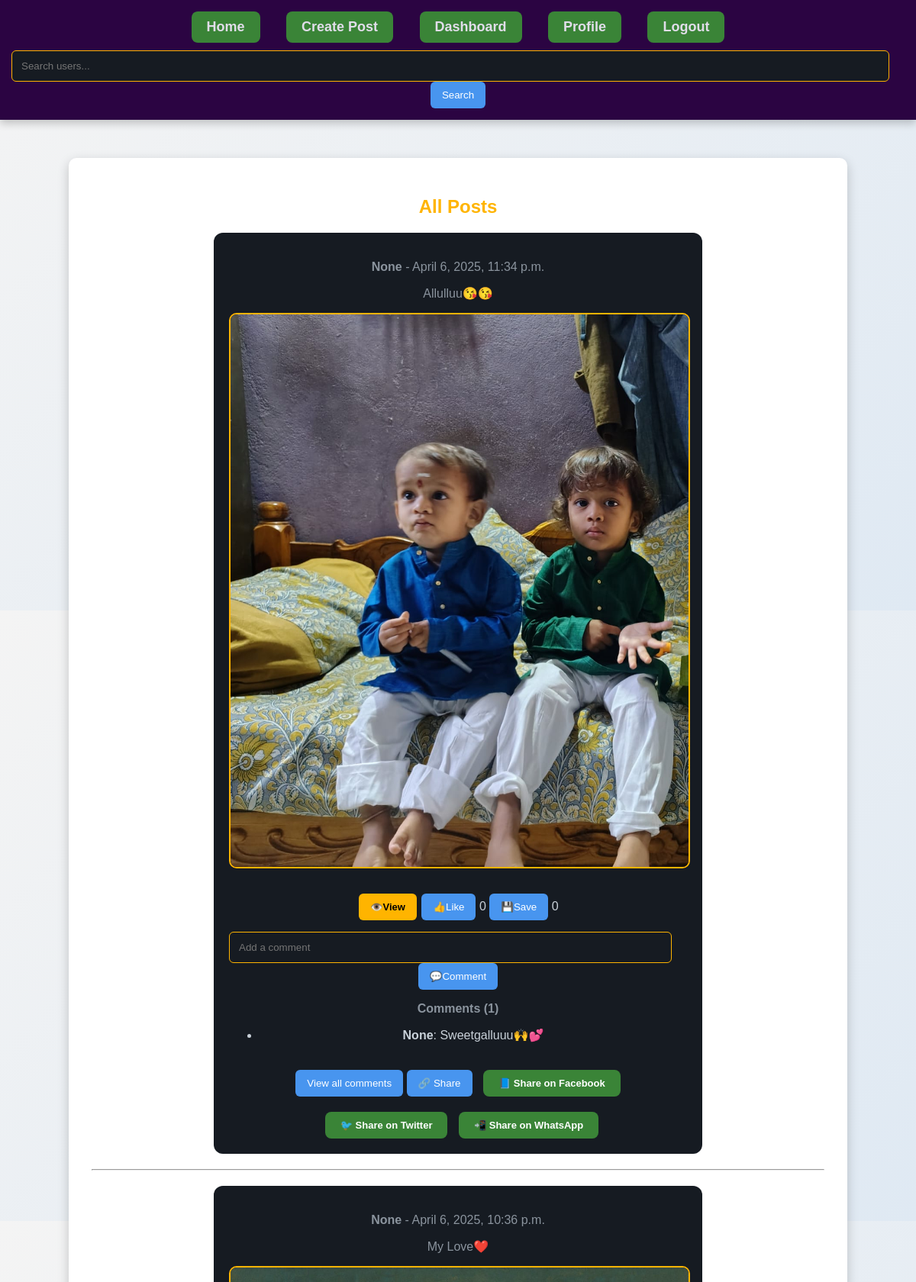
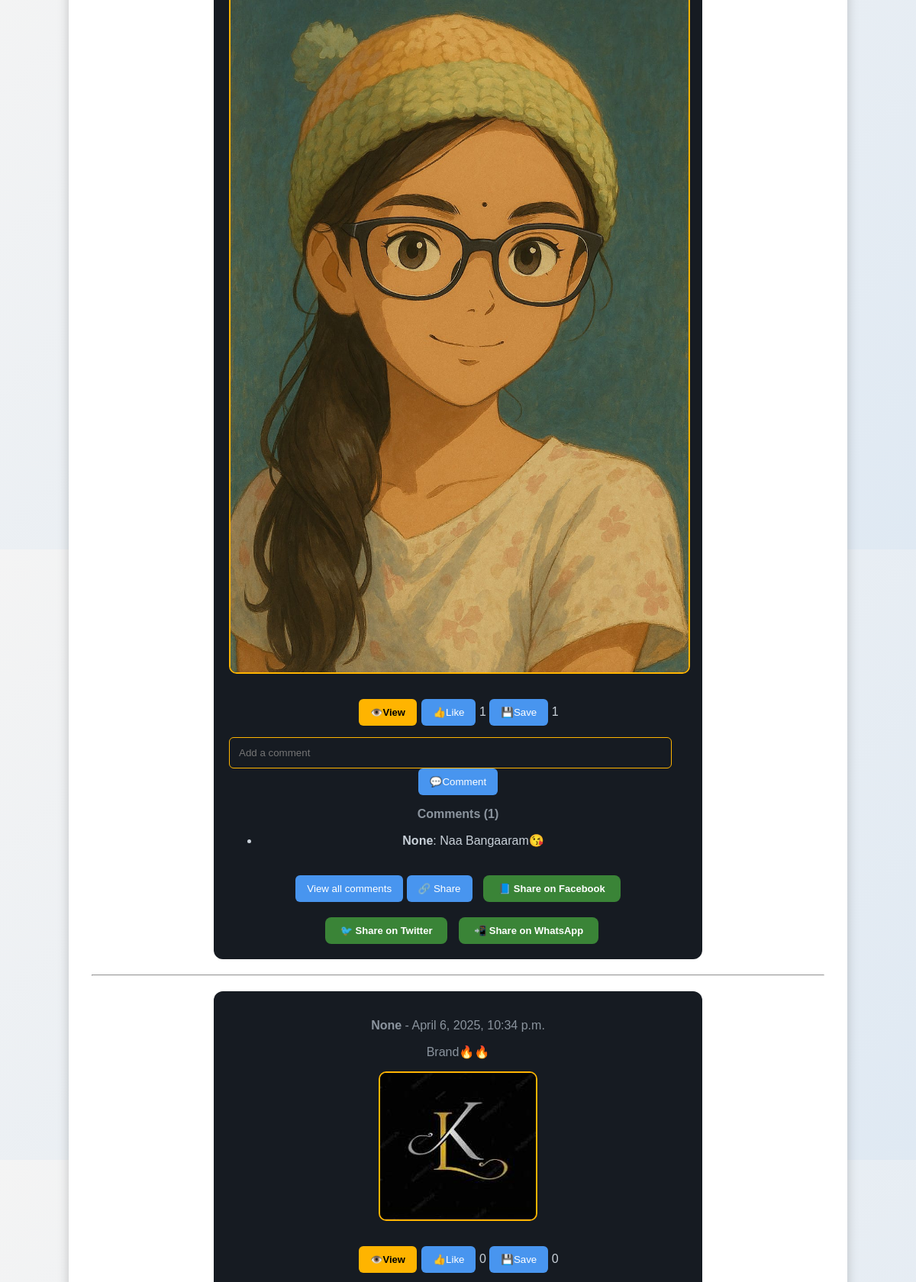
/posts/ (upper part), run on the app's committed database (2 pictures, top to bottom).
### posts/models.py (models this page shows, shortened)
class Post(models.Model):
    user = models.ForeignKey(User, on_delete=models.CASCADE, related_name="posts")
    content = models.TextField()
    image = models.ImageField(upload_to="post_images/", null=True, blank=True)
    created_at = models.DateTimeField(auto_now_add=True)
    updated_at = models.DateTimeField(auto_now_add=True)
    likes = models.ManyToManyField(User, related_name="liked_posts", blank=True)
    saved_by = models.ManyToManyField(User, related_name="saved_posts", blank=True)
    class Meta:
        ordering = ["-created_at"]  # Show latest posts first
        verbose_name_plural = "Posts"
    def total_likes(self):
        return self.likes.count()
    def total_saves(self):
        return self.saved_by.count()

class Comment(models.Model):
    user = models.ForeignKey(User, on_delete=models.CASCADE)
    post = models.ForeignKey(Post, on_delete=models.CASCADE, related_name="comments")
    content = models.TextField()
    created_at = models.DateTimeField(auto_now_add=True)
    class Meta:
        ordering = ["-created_at"]  # Show latest comments first
        verbose_name_plural = "Comments"

### users/models.py (models this page shows, shortened)
class CustomUser(AbstractBaseUser, PermissionsMixin):
    name = models.CharField(max_length=20)
    email = models.EmailField(unique=True)
    age = models.IntegerField()
    phone= models.CharField(max_length=15, unique=True, null=True, blank=True)
    otp = models.CharField(max_length=6, null=True, blank=True)
    profile_pic = models.ImageField(upload_to='profile_pics/', null=True, blank=True)
    username = models.CharField(max_length=30, unique=True, null=True, blank=True)
    bio = models.TextField(null=True, blank=True)
    first_name = models.CharField(max_length=30, null=True, blank=True)
    last_name = models.CharField(max_length=30, null=True, blank=True)
    gender = models.CharField(max_length=10, choices=[("Male", "Male"), ("Female", "Female"), ("Other", "Other")], null=True, blank=True)
    location = models.CharField(max_length=100, null=True, blank=True)
    linkedin = models.URLField(null=True, blank=True)
    github = models.URLField(null=True, blank=True)
    is_active = models.BooleanField(default=True)
    is_staff = models.BooleanField(default=False)
    firebase_uid = models.CharField(max_length=50, blank=True, null=True)
    followers = models.ManyToManyField('self', symmetrical=False, related_name='following', blank=True)
    objects = CustomUserManager()
    USERNAME_FIELD = "email"
    REQUIRED_FIELDS = ["name", "age", "phone"]

### posts/views.py (the view)
# urls.py: path('', PostListView.as_view(), name='post-list'),
class PostListView(ListView):
    model = Post
    template_name = 'posts/post_list.html'
    context_object_name = 'posts'
    ordering = ['-created_at']

### posts/templates/posts/post_list.html (shortened to what this page needs)
{% extends 'posts/base.html' %}
{% load static %}
{% block content %}
<link rel="stylesheet" href="{% static 'posts/post_list.css' %}">
<h2>All Posts</h2>
{% for post in posts %}
    <div class="post" data-post-id="{{ post.id }}">
        <p><strong>{{ post.user.username }}</strong> - {{ post.created_at }}</p>
        <p>{{ post.content }}</p>
        {% if post.image %}
            <img src="{{ post.image.url }}" alt="Post Image" style="max-width: 100%; height: auto;">
        {% endif %}
        <br>
        <a href="{% url 'post-detail' post.id %}" class="btn btn-primary">👁️View</a>
        <form action="{% url 'like-post' post.id %}" method="POST" style="display: inline;">
            <button class="like-btn" data-post-id="{{ post.id }}">
                {% if request.user in post.likes.all %}
                    👎UnLike
                {% else %}
                    👍Like
                {% endif %}
            </button>
            <span id="like-count-{{ post.id }}">{{ post.total_likes }}</span>
        </form>
        <form action="{% url 'save-post' post.id %}" method="POST" style="display: inline;">
            <button type="submit">
                {% if request.user in post.saved_by.all %}
                    ❌UnSave
                {% else %}
                    💾Save
                {% endif %}
            </button>
            <span>{{ post.total_saves }}</span>
        </form>
        <form action="{% url 'add-comment' post.id %}" method="POST">
            <input type="text" name="content" placeholder="Add a comment" required>
            <button type="submit">💬Comment</button>
        </form>
        <p><strong>Comments ({{ post.comments.count }})</strong></p>
        {% if post.comments.exists %}
            <ul id="limited-comments-{{ post.id }}">
                {% for comment in post.comments.all|slice:"-2:" %}
                    <li><strong>{{ comment.user.username }}</strong>: {{ comment.content }}</li>
                {% endfor %}
            </ul>
            <button id="toggle-btn-{{ post.id }}">View all comments</button>
        {% else %}
            <p>No comments yet. Be the first to comment!</p>
        {% endif %}
        <button class="share-btn" data-post-url="{{ request.build_absolute_uri|slice:':-1' }}{% url 'post-detail' post.id %}">🔗 Share</button>
        <a href="https://www.facebook.com/sharer/sharer.php?u={{ request.build_absolute_uri|slice:':-1' }}{% url 'post-detail' post.id %}" target="_blank">
            📘 Share on Facebook
        </a>
        <a href="https://twitter.com/intent/tweet?url={{ request.build_absolute_uri|slice:':-1' }}{% url 'post-detail' post.id %}&text=Check%20this%20post!" target="_blank">
            🐦 Share on Twitter
        </a>
        <a href="https://api.whatsapp.com/send?text={{ request.build_absolute_uri|slice:':-1' }}{% url 'post-detail' post.id %}" target="_blank">
            📲 Share on WhatsApp
        </a>
    </div>
    <hr>
{% endfor %}
{% endblock %}

### posts/static/posts/base.css (style rules this page uses)
body { font-family: Arial, sans-serif; background: linear-gradient(135deg, #381271, #dfe9f3); margin: 0; padding: 0; animation: fadeIn 1s ease-in-out; }
a { display: inline-block; margin-top: 20px; margin-left: 10px; color: white; font-size: 13px; font-weight: bold; text-decoration: none; background: #7ac877; padding: 10px 20px; border-radius: 8px; transition: all 0.3s ease-in-out; }
body { font-family: Arial, sans-serif; background: linear-gradient(135deg, #f4f4f4, #dfe9f3); margin: 0; padding: 0; animation: fadeIn 1s ease-in-out; }
a { display: inline-block; margin-top: 20px; margin-left: 10px; color: white; font-size: 13px; font-weight: bold; text-decoration: none; background: #3a8437; padding: 10px 20px; border-radius: 8px; transition: all 0.3s ease-in-out; }

### posts/static/posts/post_list.css (style rules this page uses)
body { font-family: Arial, sans-serif; margin: 0; padding: 0; background-color: #0d1117; color: #c9d1d9; }
h2 { text-align: center; color: #ffb400; animation: fadeIn 1s ease-in-out; }
.post { background: #161b22; border-radius: 12px; box-shadow: 0 4px 10px rgba(255, 255, 255, 0.1); padding: 20px; margin: 20px auto; max-width: 600px; animation: slideIn 0.5s ease-in-out; }
.post p { color: #8b949e; }
img { border-radius: 10px; max-width: 100%; height: auto; display: block; margin: 10px auto; border: 2px solid #ffb400; }
.btn { display: inline-block; padding: 10px 15px; margin: 5px 2px; border-radius: 6px; text-decoration: none; font-weight: bold; text-align: center; transition: all 0.3s ease-in-out; }
.btn-primary { background-color: #ffb400; color: black; }
button { background: #4895ef; color: white; border: none; padding: 10px 15px; border-radius: 6px; cursor: pointer; transition: transform 0.3s, background 0.3s; }
input[type="text"] { width: calc(100% - 20px); padding: 12px; border: 1px solid #ffb400; border-radius: 6px; margin-top: 10px; background: #161b22; color: white; display: block; box-sizing: border-box; }

### data on the page
Post: user.username "None", created_at "April 6, 2025, 11:34 p.m.", content "Allulluu😘😘", image (picture), shows "👍Like", total_likes "0", shows "💾Save", total_saves "0", comments.count "1"
Comment: user.username "None", content "Sweetgalluuu🙌💕"
Post: user.username "None", created_at "April 6, 2025, 10:36 p.m.", content "My Love❤️", image (picture), shows "👍Like", total_likes "1", shows "💾Save", total_saves "1", comments.count "1"
Comment: user.username "None", content "Naa Bangaaram😘"
Post: user.username "None", created_at "April 6, 2025, 10:34 p.m.", content "Brand🔥🔥", image (picture), shows "👍Like", total_likes "0", shows "💾Save", total_saves "0"
